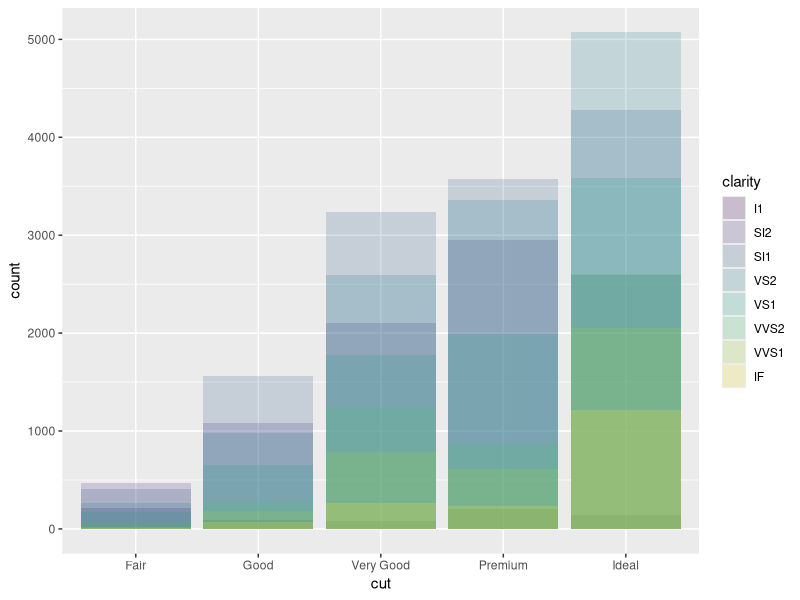
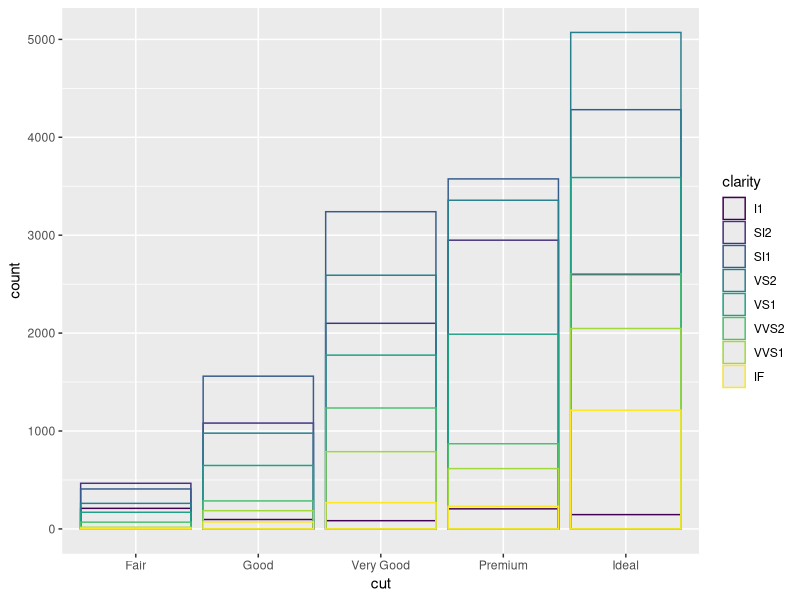

Here is the R script that generated these plots, in order:
packageVersion("tidyverse")
library("tidyverse")
ggplot(
	data = diamonds,
	mapping = aes(x =cut, fill = clarity)
) +
	geom_bar(alpha =1/5, position = "identity")
ggplot(
	data = diamonds,
	mapping= aes(x = cut, color = clarity)
)+
	geom_bar(fill= NA, position = "identity")